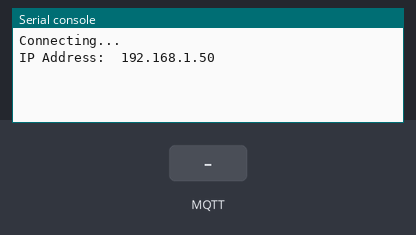
A program run on a simulated MicroPython board. On the bench: the last lines printed to the serial console. Inputs (shaded band) come from the test bench. WiFi joins after 1.5 s; no MQTT or app messages arrive unless stated.

Above: at 2.8 s.
2.9 s: MQTT message "1" arrives on the first subscribed topic
At 4.1 s:
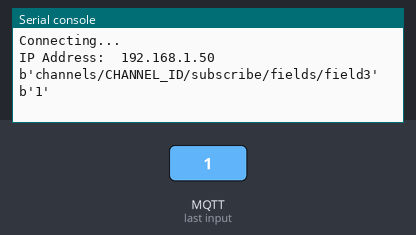
4.4 s: MQTT message "on" arrives on the first subscribed topic
At 5.2 s:
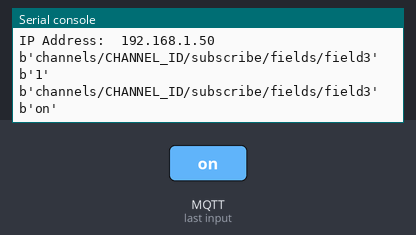
5.9 s: MQTT message "off" arrives on the first subscribed topic
At 6.4 s:
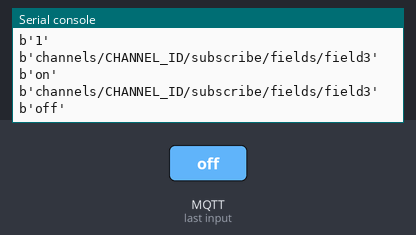

Measured:
- after the input at 2.9 s, the serial console: prints a new line at once (image 1)
- after the input at 4.4 s, the serial console: prints a new line at once (image 2)
- after the input at 5.9 s, the serial console: prints a new line at once (image 3)

The program:

main.py
```python
from machine import Pin
import network
import time
from umqtt.simple import MQTTClient

SERVER      = "mqtt3.thingspeak.com"
CLIENT_ID   = "CLIENT_ID"
USR         = "USERNAME"
PWD         = "PASSWORD"
CH_ID       = "CHANNEL_ID"

topic = "channels/" + CH_ID + "/publish"

# 1 Connect WIFI
wlan = network.WLAN(network.STA_IF)
wlan.active(True)
if not wlan.isconnected():
    print("Connecting...")
    wlan.connect("Wokwi-GUEST", "")
    while not wlan.isconnected():
        pass
print("IP Address: ", wlan.ifconfig()[0])


def sub_cb(topic_t, msg):
  print(topic_t)
  print(msg)

  client.publish(topic, "field1={}".format(msg))

# 2 Connect Broker
client = MQTTClient(CLIENT_ID, server=SERVER, user=USR, password=PWD, keepalive=30)
client.set_callback(sub_cb)
client.connect()

client.subscribe('channels/' + CH_ID + '/subscribe/fields/field3')

while True:
    client.check_msg()

    
```
